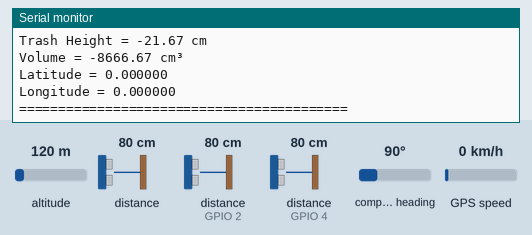
Recording of a sketch running on a simulated ESP32. Parts: the last lines printed to the serial monitor. Wiring (inferred from the names in the program): 2 × ultrasonic range finder: trigger GPIO 15, echo GPIO 2 / trigger GPIO 18, echo GPIO 4. The test bench sets the inputs (shaded band); at power-on: distance to the obstacle 80 cm, distance to the obstacle (sensors on GPIO 2, GPIO 4) 80 cm, altitude 120 m, compass heading 90°, GPS speed 0 km/h. The echo pulse lasts 58.3 µs per cm; WiFi joins after 1.5 s; servers stay silent unless stated; the GPS gets a fix after 3 s at 37.7749, -122.4194 with 8 satellites.

Above: at 2.7 s.
2.8 s: distance to the obstacle (sensor 0) set to 2 cm
At 5.12 s:
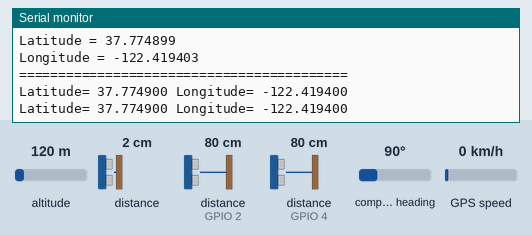
6.5 s: distance to the obstacle (sensor on GPIO 2) set to 12 cm
At 9.03 s:
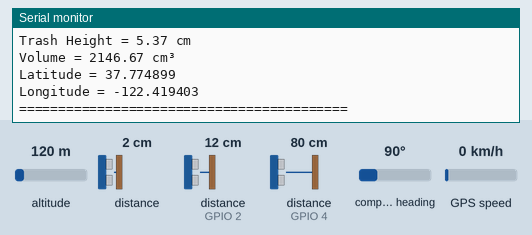
11.0 s: distance to the obstacle (sensor on GPIO 4) set to 2 cm
At 15.48 s:
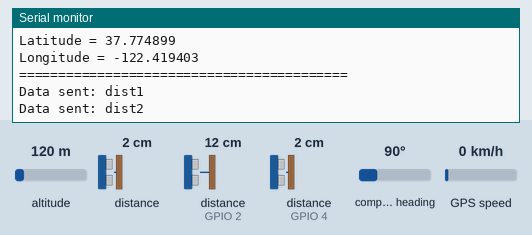
15.5 s: distance to the obstacle (sensor 0) set to 18 cm
At 15.94 s:
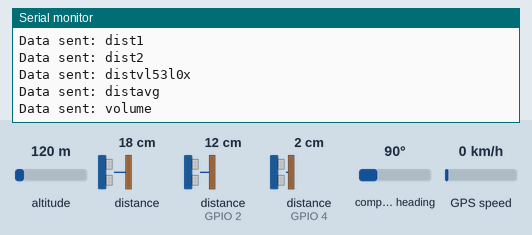
17.1 s: distance to the obstacle (sensor on GPIO 2) set to 2 cm
At 18.5 s:
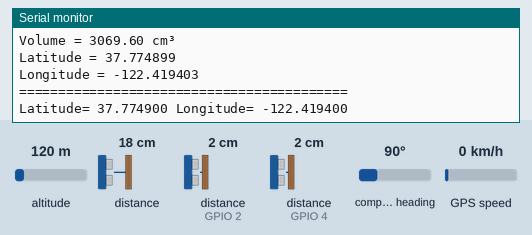
21.6 s: distance to the obstacle (sensor 0) set to 120 cm
Timing chart, 0 to 24.6 s (numbered marks = the images above; inputs shaded):
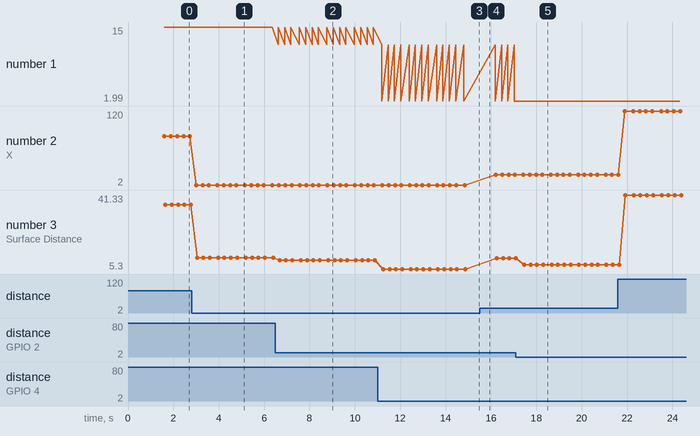

The sketch:

gotrash-esp-firebase.ino
```cpp
#include <Arduino.h>
#include <WiFi.h>
#include <Firebase_ESP_Client.h>
#include <SoftwareSerial.h>
#include <Adafruit_VL53L0X.h>
#include <TinyGPS++.h>

#include "addons/TokenHelper.h"
#include "addons/RTDBHelper.h"

// Konfigurasi koneksi WiFi
#define WIFI_SSID "kontrasepsi"
#define WIFI_PASSWORD "heriyanto"

// Konfigurasi Firebase
#define API_KEY "AIzaSyDO-Z56bvNKh_HzSvdzOXK2NWpUMBqPLRA"
#define DATABASE_URL "https://gotrash-ec9f3-default-rtdb.firebaseio.com/"

// Objek Firebase
FirebaseData fbdo;
FirebaseAuth auth;
FirebaseConfig config;

// Variabel untuk pengiriman data ke Firebase
unsigned long sendDataPrevMillis = 0;

// Pin untuk sensor jarak ultrasonik
int trig1 = 15;
int echo1 = 2;
int trig2 = 18;
int echo2 = 4;

// Variabel untuk menyimpan hasil pengukuran jarak
long echoTime1;
long echoTime2;

// Objek sensor jarak dan GPS
Adafruit_VL53L0X lox = Adafruit_VL53L0X();
TinyGPSPlus gps;
SoftwareSerial mygps(17, 16);

// Konstanta untuk perhitungan volume
float binHeight = 15.00;
float baseArea = 400.00;

void setup() {
  Serial.begin(9600);           // Inisialisasi komunikasi serial
  mygps.begin(9600);            // Inisialisasi komunikasi GPS
  connectToWiFi();              // Menghubungkan ke jaringan WiFi
  initializeFirebase();         // Menginisialisasi koneksi Firebase
  initializeSensors();         // Menginisialisasi sensor
}

void loop() {
  updateGPS();                  // Memperbarui data GPS
  float dist1 = readDistance(trig1, echo1);          // Membaca jarak dari sensor ultrasonik 1
  float dist2 = readDistance(trig2, echo2);          // Membaca jarak dari sensor ultrasonik 2
  float distVL53L0X = readVL53L0X();                  // Membaca jarak dari sensor VL53L0X
  float distAvg = calculateAverageDistance(dist1, dist2, distVL53L0X);  // Menghitung jarak rata-rata
  float volume = calculateVolume(distAvg);            // Menghitung volume sampah
  float latitude = gps.location.lat();                 // Mendapatkan latitude dari GPS
  float longitude = gps.location.lng();                // Mendapatkan longitude dari GPS

  printResults(dist1, dist2, distVL53L0X, distAvg, volume, binHeight, latitude, longitude);  // Mencetak hasil pengukuran

  // Mengirim data ke Firebase setiap 15 detik
  if (Firebase.ready() && millis() - sendDataPrevMillis > 15000) {
    sendDataPrevMillis = millis();
    sendDataToFirebase(dist1, dist2, distVL53L0X, distAvg, volume, latitude, longitude);
  }
}

// Fungsi untuk menghubungkan ke WiFi
void connectToWiFi() {
  WiFi.begin(WIFI_SSID, WIFI_PASSWORD);  // Memulai koneksi WiFi
  Serial.print("Connecting to WiFi");
  while (WiFi.status() != WL_CONNECTED) {
    Serial.print(".");  // Menampilkan status koneksi
    delay(300);
  }
  Serial.println();
  Serial.print("Connected with IP : ");
  Serial.println(WiFi.localIP());  // Menampilkan IP yang diperoleh
  Serial.println();
}

// Fungsi untuk menginisialisasi Firebase
void initializeFirebase() {
  config.api_key = API_KEY;  // Menetapkan API key
  config.database_url = DATABASE_URL;  // Menetapkan URL database
  if (Firebase.signUp(&config, &auth, "", "")) {  // Mendaftar dengan Firebase
    Serial.println("Firebase sign up successful");
  } else {
    Serial.printf("Firebase sign up failed: %s\n", config.signer.signupError.message.c_str());
  }
  config.token_status_callback = tokenStatusCallback;  // Callback status token
  Firebase.begin(&config, &auth);  // Memulai koneksi Firebase
  Firebase.reconnectWiFi(true);  // Mengatur koneksi WiFi otomatis
}

// Fungsi untuk menginisialisasi sensor
void initializeSensors() {
  pinMode(trig1, OUTPUT);  // Mengatur pin trig1 sebagai output
  pinMode(echo1, INPUT);   // Mengatur pin echo1 sebagai input
  pinMode(trig2, OUTPUT);  // Mengatur pin trig2 sebagai output
  pinMode(echo2, INPUT);   // Mengatur pin echo2 sebagai input
  digitalWrite(trig1, LOW);  // Menetapkan nilai awal trig1
  digitalWrite(trig2, LOW);  // Menetapkan nilai awal trig2
  Wire.begin();             // Memulai komunikasi I2C
  if (!lox.begin()) {       // Memeriksa keberhasilan inisialisasi sensor VL53L0X
    Serial.println(F("Failed to boot VL53L0X"));
    while (1);  // Menghentikan eksekusi jika gagal
  }
  Serial.println(F("VL53L0X API Simple Ranging example\n\n"));
}

// Fungsi untuk memperbarui data GPS
void updateGPS() {
  while (mygps.available() > 0) {
    gps.encode(mygps.read());  // Membaca data GPS
    if (gps.location.isUpdated()) {  // Memeriksa apakah data lokasi diperbarui
      Serial.print("Latitude= ");
      Serial.print(gps.location.lat(), 6);  // Menampilkan latitude
      Serial.print(" Longitude= ");
      Serial.println(gps.location.lng(), 6);  // Menampilkan longitude
    }
  }
}

// Fungsi untuk membaca jarak dari sensor ultrasonik
float readDistance(int trigPin, int echoPin) {
  digitalWrite(trigPin, HIGH);  // Mengaktifkan sinyal trigger
  delayMicroseconds(10);        // Menunggu
  digitalWrite(trigPin, LOW);   // Menonaktifkan sinyal trigger
  long echoTime = pulseIn(echoPin, HIGH, 30000);  // Mengukur waktu pulsa
  if (echoTime > 0) {
    float distance = (0.034 * (float)echoTime) / 2;  // Menghitung jarak
    return distance > 15 ? 15 : distance;  // Membatasi jarak maksimum
  } else {
    return 15;  // Mengembalikan jarak default jika gagal
  }
}

// Fungsi untuk membaca jarak dari sensor VL53L0X
float readVL53L0X() {
  VL53L0X_RangingMeasurementData_t measure;
  lox.rangingTest(&measure, false);  // Mengambil data pengukuran
  return measure.RangeStatus != 4 ? measure.RangeMilliMeter / 10.0 : 15;  // Mengembalikan jarak atau nilai default
}

// Fungsi untuk menghitung jarak rata-rata dari beberapa sensor
float calculateAverageDistance(float dist1, float dist2, float distVL53L0X) {
  if (dist1 >= 0 && dist2 >= 0 && distVL53L0X >= 0) {
    return (dist1 + dist2 + distVL53L0X) / 3;
  } else if (dist1 >= 0 && dist2 >= 0) {
    return (dist1 + dist2) / 2;
  } else if (dist1 >= 0 && distVL53L0X >= 0) {
    return (dist1 + distVL53L0X) / 2;
  } else if (dist2 >= 0 && distVL53L0X >= 0) {
    return (dist2 + distVL53L0X) / 2;
  } else if (dist1 >= 0) {
    return dist1;
  } else if (dist2 >= 0) {
    return dist2;
  } else if (distVL53L0X >= 0) {
    return distVL53L0X;
  } else {
    return -1;  // Jarak tidak valid
  }
}

// Fungsi untuk menghitung volume sampah berdasarkan jarak rata-rata
float calculateVolume(float distAvg) {
  return distAvg >= 0 ? baseArea * (binHeight - distAvg) : -1;  // Menghitung volume
}

// Fungsi untuk mencetak hasil pengukuran ke Serial Monitor
void printResults(float dist1, float dist2, float distVL53L0X, float distAvg, float volume, float binHeight, float latitude, float longitude) {
  Serial.print("Distance Sensor 1 = ");
  Serial.print(dist1);
  Serial.println(" cm");

  Serial.print("Distance Sensor 2 = ");
  Serial.print(dist2);
  Serial.println(" cm");

  Serial.print("Distance Sensor VL53L0X = ");
  Serial.print(distVL53L0X);
  Serial.println(" cm");

  Serial.print("Average Surface Distance = ");
  Serial.print(distAvg);
  Serial.println(" cm");

  Serial.print("Trash Height = ");
  Serial.print(binHeight - distAvg);
  Serial.println(" cm");

  Serial.print("Volume = ");
  Serial.print(volume);
  Serial.println(" cm³");

  Serial.print("Latitude = ");
  Serial.print(latitude, 6);
  Serial.println();

  Serial.print("Longitude = ");
  Serial.print(longitude, 6);
  Serial.println();

  Serial.println("==========================================");
}

// Fungsi untuk mengirim data ke Firebase
void sendDataToFirebase(float dist1, float dist2, float distVL53L0X, float distAvg, float volume, float latitude, float longitude) {
  if (Firebase.RTDB.setInt(&fbdo, "tps-data/dist1", dist1)) {
    Serial.println("Data sent: dist1");
  } else {
    Serial.println("Failed to send dist1: " + fbdo.errorReason());
  }
  if (Firebase.RTDB.setInt(&fbdo, "tps-data/dist2", dist2)) {
    Serial.println("Data sent: dist2");
  } else {
    Serial.println("Failed to send dist2: " + fbdo.errorReason());
  }
  if (Firebase.RTDB.setInt(&fbdo, "tps-data/distvl53l0x", distVL53L0X)) {
    Serial.println("Data sent: distvl53l0x");
  } else {
    Serial.println("Failed to send distvl53l0x: " + fbdo.errorReason());
  }
  if (Firebase.RTDB.setInt(&fbdo, "tps-data/distavg", distAvg)) {
    Serial.println("Data sent: distavg");
  } else {
    Serial.println("Failed to send distavg: " + fbdo.errorReason());
  }
  if (Firebase.RTDB.setInt(&fbdo, "tps-data/volume", volume)) {
    Serial.println("Data sent: volume");
  } else {
    Serial.println("Failed to send volume: " + fbdo.errorReason());
  }
  if (Firebase.RTDB.setFloat(&fbdo, "tps-data/latitude", latitude)) {
    Serial.println("Data sent: latitude");
  } else {
    Serial.println("Failed to send latitude: " + fbdo.errorReason());
  }

  if (Firebase.RTDB.setFloat(&fbdo, "tps-data/longitude", longitude)) {
    Serial.println("Data sent: longitude");
  } else {
    Serial.println("Failed to send longitude: " + fbdo.errorReason());
  }
}
```

Measured:
- after the input at 2.8 s, the serial monitor: prints a new line after 0.21 s (image 1)
- after the input at 6.5 s, the serial monitor: prints a new line after 0.13 s (image 2)
- after the input at 11.0 s, the serial monitor: prints a new line after 0.19 s (image 3)
- after the input at 17.1 s, the serial monitor: prints a new line after 0.30 s (image 5)
- plotted number 1: 15 → 1.99 after the input at 11.0 s
- plotted number 2: 2 → 18 after the input at 15.5 s, 18 → 120 after the input at 21.6 s
- plotted number 3: 36.67 → 10.67 after the input at 2.8 s, 10.67 → 9.63 after the input at 6.5 s, 9.63 → 5.3 after the input at 11.0 s, 5.3 → 10.63 after the input at 15.5 s, 10.63 → 7.33 after the input at 17.1 s
